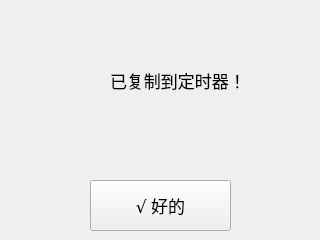
<?xml version="1.0" encoding="UTF-8"?>
<ui version="4.0">
 <class>TimeCopiedDialog</class>
 <widget class="QWidget" name="TimeCopiedDialog">
  <property name="geometry">
   <rect>
    <x>0</x>
    <y>0</y>
    <width>320</width>
    <height>240</height>
   </rect>
  </property>
  <property name="windowTitle">
   <string>Form</string>
  </property>
  <widget class="QPushButton" name="pushButton">
   <property name="geometry">
    <rect>
     <x>90</x>
     <y>180</y>
     <width>141</width>
     <height>51</height>
    </rect>
   </property>
   <property name="font">
    <font>
     <family>Arial Unicode MS</family>
     <pointsize>13</pointsize>
    </font>
   </property>
   <property name="text">
    <string>√ 好的</string>
   </property>
  </widget>
  <widget class="QLabel" name="label">
   <property name="geometry">
    <rect>
     <x>110</x>
     <y>20</y>
     <width>201</width>
     <height>121</height>
    </rect>
   </property>
   <property name="font">
    <font>
     <family>Arial Unicode MS</family>
     <pointsize>13</pointsize>
    </font>
   </property>
   <property name="text">
    <string>已复制到定时器！</string>
   </property>
   <property name="wordWrap">
    <bool>true</bool>
   </property>
  </widget>
  <widget class="QWidget" name="widget" native="true">
   <property name="geometry">
    <rect>
     <x>10</x>
     <y>50</y>
     <width>71</width>
     <height>71</height>
    </rect>
   </property>
   <property name="styleSheet">
    <string notr="true">border-image: url(:/info.png);</string>
   </property>
  </widget>
 </widget>
 <resources/>
 <connections>
  <connection>
   <sender>pushButton</sender>
   <signal>clicked()</signal>
   <receiver>TimeCopiedDialog</receiver>
   <slot>close()</slot>
   <hints>
    <hint type="sourcelabel">
     <x>160</x>
     <y>205</y>
    </hint>
    <hint type="destinationlabel">
     <x>159</x>
     <y>119</y>
    </hint>
   </hints>
  </connection>
 </connections>
</ui>
